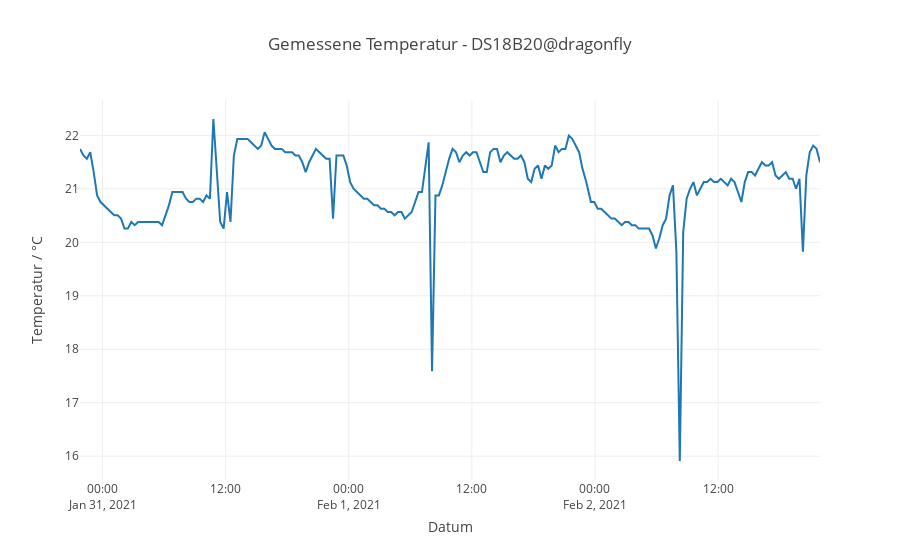

Notebook code cell kept with this figure:
### Code cell
dfs = df.iloc[::20, :]

print(f'len(df)={len(df)}, len(dfs)={len(dfs)}')

# Create figure
fig = go.Figure()

fig.add_trace(
    go.Scatter(x=list(dfs.date_time), y=list(dfs.temp_C)))

# Set title
fig.update_layout(
    title_text="Gemessene Temperatur - DS18B20@dragonfly",
    xaxis_title="Datum",
    yaxis_title="Temperatur / °C",
    template='none',
    #xaxis_range=[npdt2dtdt(df.date_time.values[-60]), npdt2dtdt(df.date_time.values[-1])]
)

fig.show()

### Figure 1 — Plotly figure (JSON) as saved in the notebook; plotly's stock layout.template omitted (floating-point values rounded to 4 significant figures; data arrays with more than 128 entries replaced by an {"elided": "..."} marker saying what was removed)
{"data": [{"type": "scatter", "x": {"elided": "217 str values"}, "y": {"elided": "217 float values"}}], "layout": {"title": {"text": "Gemessene Temperatur - DS18B20@dragonfly"}, "xaxis": {"title": {"text": "Datum"}}, "yaxis": {"title": {"text": "Temperatur / °C"}}}}
